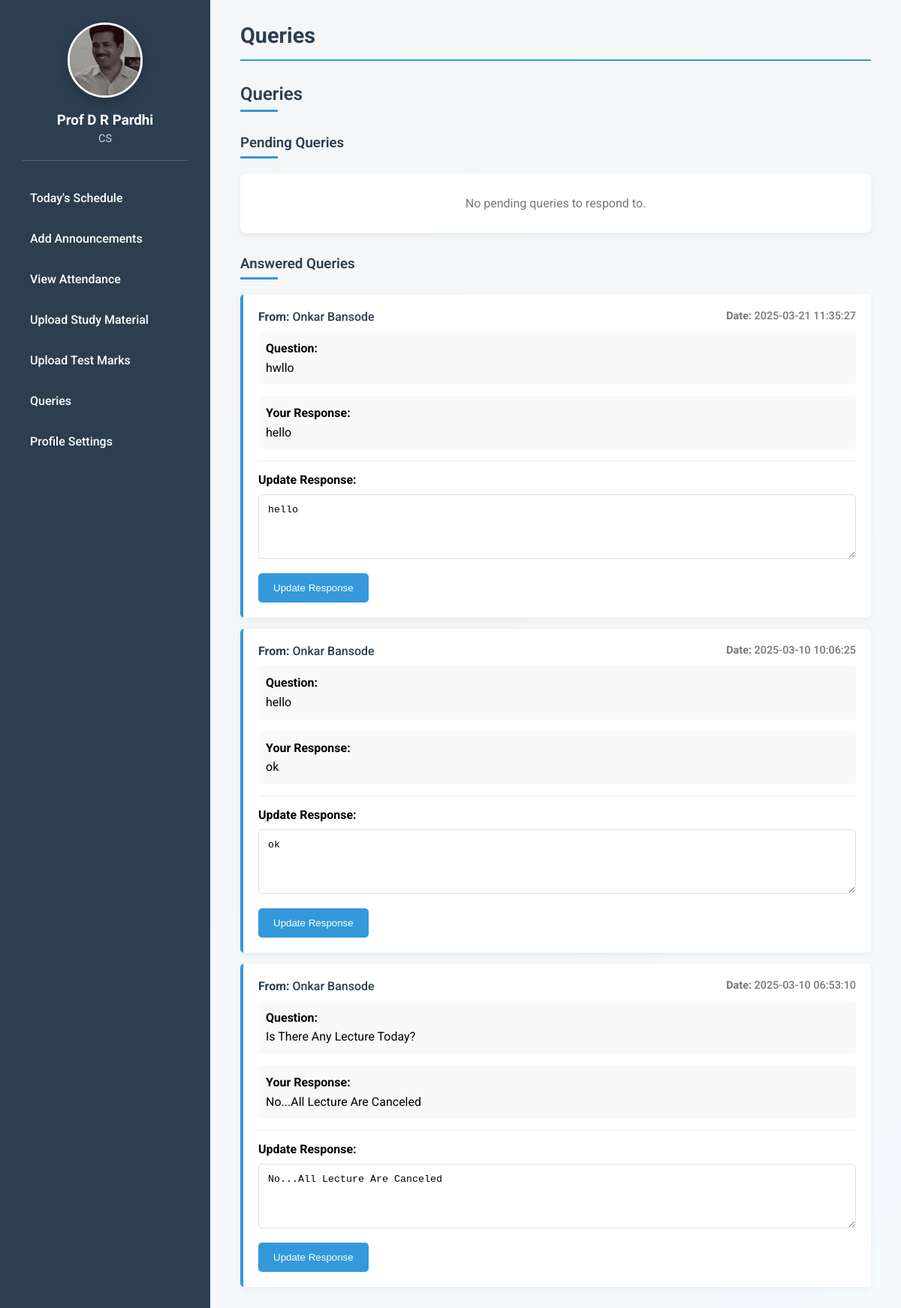
The page /faculty_dashboard.php?feature=queries (signed in) on the database its author committed.
### tables this page shows
CREATE TABLE `queries` (
  `id` int(11) NOT NULL,
  `student_id` int(11) DEFAULT NULL,
  `query` text DEFAULT NULL,
  `response` text DEFAULT NULL,
  `created_at` timestamp NOT NULL DEFAULT current_timestamp()
);

CREATE TABLE `students` (
  `id` int(11) NOT NULL,
  `name` varchar(100) DEFAULT NULL,
  `email` varchar(100) DEFAULT NULL,
  `password` varchar(255) DEFAULT NULL,
  `dept` varchar(50) DEFAULT NULL,
  `year` varchar(10) DEFAULT NULL,
  `semester` int(11) DEFAULT NULL,
  `enrollment_no` varchar(50) DEFAULT NULL,
  `mobile_no` varchar(15) DEFAULT NULL,
  `profile_picture` varchar(255) DEFAULT NULL
);

### features/queries.php (the view, shortened to what this page needs)
<?php
$servername = "localhost:3308";
$username = "root";
$password = "";
$dbname = "college_web_app";
$conn = new mysqli($servername, $username, $password, $dbname);
$role = $_SESSION['user']['role'];
?>
<h2 class="section-title">Queries</h2>
<?php if ($role === 'crs' || $role === 'faculty'): ?>
    <h3 class="section-title">Pending Queries</h3>
    <?php
    $sql = "SELECT q.id, s.name AS student_name, q.query, q.response, q.created_at
            FROM queries q
            JOIN students s ON q.student_id = s.id
            WHERE q.response IS NULL
            ORDER BY q.id DESC";
    $result = $conn->query($sql);
    if ($result->num_rows > 0): ?>
        <ul class="queries-list">
            <?php while ($row = $result->fetch_assoc()): ?>
                <li>
                    <div class="student-info">
                        <strong>From:</strong> <?php echo htmlspecialchars($row['student_name']); ?>
                        <span style="float: right; color: #777; font-size: 0.9rem;">
                            <strong>Date:</strong> <?php echo htmlspecialchars($row['created_at']); ?>
                        </span>
                    </div>
                    <div class="query-content">
                        <strong>Question:</strong><br>
                        <?php echo nl2br(htmlspecialchars($row['query'])); ?>
                    </div>
                    <div class="response-form">
                        <form method="POST">
                            <label for="response-text-<?php echo $row['id']; ?>"><strong>Your Response:</strong></label><br>
                            <textarea id="response-text-<?php echo $row['id']; ?>" name="response" rows="4" required placeholder="Type your response here..."><?php echo htmlspecialchars($row['response'] ?? ''); ?></textarea><br>
                            <input type="hidden" name="action" value="respond_query">
                            <input type="hidden" name="query_id" value="<?php echo $row['id']; ?>">
                            <button type="submit">Submit Response</button>
                        </form>
                    </div>
                </li>
            <?php endwhile; ?>
        </ul>
    <?php else: ?>
        <div class="empty-state">
            <p>No pending queries to respond to.</p>
        </div>
    <?php endif; ?>
    <h3 class="section-title">Answered Queries</h3>
    <?php
    $sql = "SELECT q.id, s.name AS student_name, q.query, q.response, q.created_at
            FROM queries q
            JOIN students s ON q.student_id = s.id
            WHERE q.response IS NOT NULL
            ORDER BY q.id DESC
            LIMIT 10";
    $result = $conn->query($sql);
    if ($result->num_rows > 0): ?>
        <ul class="queries-list">
            <?php while ($row = $result->fetch_assoc()): ?>
                <li>
                    <div class="student-info">
                        <strong>From:</strong> <?php echo htmlspecialchars($row['student_name']); ?>
                        <span style="float: right; color: #777; font-size: 0.9rem;">
                            <strong>Date:</strong> <?php echo htmlspecialchars($row['created_at']); ?>
                        </span>
                    </div>
                    <div class="query-content">
                        <strong>Question:</strong><br>
                        <?php echo nl2br(htmlspecialchars($row['query'])); ?>
                    </div>
                    <div class="response-content">
                        <strong>Your Response:</strong><br>
                        <?php echo nl2br(htmlspecialchars($row['response'])); ?>
                    </div>
                    <div class="response-form">
                        <form method="POST">
                            <label for="response-text-<?php echo $row['id']; ?>"><strong>Update Response:</strong></label><br>
                            <textarea id="response-text-<?php echo $row['id']; ?>" name="response" rows="4" required><?php echo htmlspecialchars($row['response']); ?></textarea><br>
                            <button type="submit">Update Response</button>
                        </form>
                    </div>
                </li>
            <?php endwhile; ?>
        </ul>
    <?php else: ?>
        <div class="empty-state">
            <p>No answered queries to display.</p>
        </div>
    <?php endif; ?>
<?php endif; ?>

### faculty_dashboard.php (style rules this page uses)
:root { --primary-color: #2c3e50; --secondary-color: #e74c3c; --accent-color: #3498db; --text-color: #333; --bg-color: #f5f6fa; }
* { margin: 0; padding: 0; box-sizing: border-box; }
body { font-family: 'Roboto', sans-serif; background: linear-gradient(135deg, #2c3e50 0%, #3498db 100%); min-height: 100vh; }

### features/queries.php (style rules this page uses)
.query-form button, .response-form button { background-color: var(--accent-color); color: white; border: none; padding: 12px 20px; border-radius: 5px; cursor: pointer; font-weight: 500; transition: all 0.3s ease; }
.queries-list { list-style-type: none; padding: 0; }
.queries-list li { background-color: white; border-left: 4px solid var(--accent-color); border-radius: 5px; padding: 20px; margin-bottom: 15px; box-shadow: 0 3px 10px rgba(0, 0, 0, 0.05); }
.query-content, .response-content { margin-bottom: 15px; line-height: 1.6; padding: 10px; background-color: #f9f9f9; border-radius: 5px; }
.response-form { margin-top: 15px; padding-top: 15px; border-top: 1px solid #eee; }
.response-form textarea { width: 100%; padding: 12px; border-radius: 5px; border: 1px solid #ddd; margin: 10px 0 15px; resize: vertical; }
.section-title { color: var(--primary-color); margin: 30px 0 20px; font-weight: 600; position: relative; padding-bottom: 10px; }
.section-title::after { content: ''; position: absolute; bottom: 0; left: 0; width: 50px; height: 3px; background-color: var(--accent-color); }
.empty-state { text-align: center; padding: 30px; color: #777; background-color: white; border-radius: 8px; box-shadow: 0 3px 10px rgba(0, 0, 0, 0.05); }
.student-info { font-weight: 500; color: var(--primary-color); margin-bottom: 10px; }

### rows shown on the page
queries: student.name "Onkar Bansode", created_at "2025-03-21 11:35:27", query "hwllo", response "hello"
queries: student.name "Onkar Bansode", created_at "2025-03-10 10:06:25", query "hello", response "ok"
queries: student.name "Onkar Bansode", created_at "2025-03-10 06:53:10", query "Is There Any Lecture Today?", response "No...All Lecture Are Canceled"

### other values the page prints
$user['name'] "Prof D R Pardhi"
$user['dept'] "CS"
$title "Queries"
